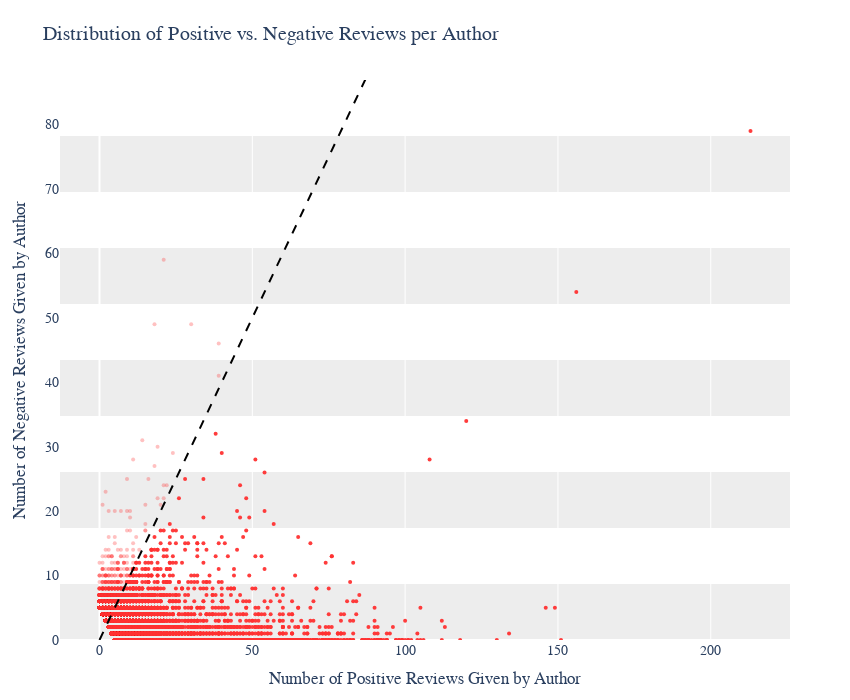

The cell this chart's notebook holds for it:
### Code cell
import pandas as pd
import plotly.graph_objects as go

# Step 1: Count positive/negative reviews per author directly using is_recommended
author_recommendation_counts = reviews_df.groupby('author_id')['is_recommended']\
    .value_counts().unstack(fill_value=0).reset_index()

# Ensure both columns exist
if 0 not in author_recommendation_counts.columns:
    author_recommendation_counts[0] = 0
if 1 not in author_recommendation_counts.columns:
    author_recommendation_counts[1] = 0

# Rename columns for clarity
author_recommendation_counts = author_recommendation_counts.rename(
    columns={1: 'positive_reviews', 0: 'negative_reviews'}
)

# Filter authors with at least 5 total reviews
author_recommendation_counts['total_reviews'] = (
    author_recommendation_counts['positive_reviews'] +
    author_recommendation_counts['negative_reviews']
)
filtered = author_recommendation_counts[author_recommendation_counts['total_reviews'] >= 5].copy()

# Identify whether each author is below the y = x diagonal
filtered['is_below_diagonal'] = filtered['negative_reviews'] > filtered['positive_reviews']
below = filtered[filtered['is_below_diagonal']]
above = filtered[~filtered['is_below_diagonal']]

# Step 2: Build the scatter plot
fig = go.Figure()

# Opaque red points (on or above y = x)
fig.add_trace(go.Scatter(
    x=above['positive_reviews'],
    y=above['negative_reviews'],
    mode='markers',
    marker=dict(
        size=4,
        color='rgba(255, 50, 50, 0.95)',
        line=dict(width=0)
    ),
    text=above['author_id'],
    hovertemplate='Author ID: %{text}<br>Positive: %{x}<br>Negative: %{y}<extra></extra>',
    name='Above or On y = x'
))

# Transparent red points (below y = x)
fig.add_trace(go.Scatter(
    x=below['positive_reviews'],
    y=below['negative_reviews'],
    mode='markers',
    marker=dict(
        size=4,
        color='rgba(255, 50, 50, 0.3)',
        line=dict(width=0)
    ),
    text=below['author_id'],
    hovertemplate='Author ID: %{text}<br>Positive: %{x}<br>Negative: %{y}<extra></extra>',
    name='Below y = x'
))

# Step 3: Add y = x reference line
max_val = max(filtered['positive_reviews'].max(), filtered['negative_reviews'].max())
fig.add_trace(go.Scatter(
    x=[0, max_val],
    y=[0, max_val],
    mode='lines',
    line=dict(color='black', dash='dash'),
    name='y = x'
))

# Step 4: Create alternating horizontal background bands
y_max = filtered['negative_reviews'].max() * 1.1
band_count = 10
band_height = y_max / band_count
band_shapes = []

for i in range(0, band_count, 2):
    band_shapes.append(dict(
        type='rect',
        xref='paper', yref='y',
        x0=0, x1=1,
        y0=i * band_height,
        y1=(i + 1) * band_height,
        fillcolor='rgba(0, 0, 0, 0.07)',
        layer='below',
        line_width=0
    ))

# Step 5: Final layout settings
fig.update_layout(
    title='Distribution of Positive vs. Negative Reviews per Author',
    xaxis_title='Number of Positive Reviews Given by Author',
    yaxis=dict(
        title='Number of Negative Reviews Given by Author',
        range=[0, y_max],
        showgrid=False
    ),
    plot_bgcolor='white',
    height=700,
    width=850,
    font=dict(family='Arial', size=14),
    margin=dict(t=80, b=60, l=60, r=60),
    showlegend=False,
    shapes=band_shapes
)

fig.show()

### Figure 1 — Plotly figure (JSON) as saved in the notebook; plotly's stock layout.template omitted (floating-point values rounded to 4 significant figures; data arrays with more than 128 entries replaced by an {"elided": "..."} marker saying what was removed)
{"data": [{"hovertemplate": "Author ID: %{text}<br>Positive: %{x}<br>Negative: %{y}<extra></extra>", "marker": {"color": "rgba(255, 50, 50, 0.95)", "line": {"width": 0}, "size": 4}, "mode": "markers", "name": "Above or On y = x", "text": {"elided": "33503 str values"}, "type": "scatter", "x": {"elided": "33503 int values"}, "y": {"elided": "33503 int values"}}, {"hovertemplate": "Author ID: %{text}<br>Positive: %{x}<br>Negative: %{y}<extra></extra>", "marker": {"color": "rgba(255, 50, 50, 0.3)", "line": {"width": 0}, "size": 4}, "mode": "markers", "name": "Below y = x", "text": {"elided": "2612 str values"}, "type": "scatter", "x": {"elided": "2612 int values"}, "y": {"elided": "2612 int values"}}, {"line": {"color": "black", "dash": "dash"}, "mode": "lines", "name": "y = x", "type": "scatter", "x": [0, 213], "y": [0, 213]}], "layout": {"font": {"family": "Arial", "size": 14}, "height": 700, "margin": {"b": 60, "l": 60, "r": 60, "t": 80}, "plot_bgcolor": "white", "shapes": [{"fillcolor": "rgba(0, 0, 0, 0.07)", "layer": "below", "line": {"width": 0}, "type": "rect", "x0": 0, "x1": 1, "xref": "paper", "y0": 0, "y1": 8.69, "yref": "y"}, {"fillcolor": "rgba(0, 0, 0, 0.07)", "layer": "below", "line": {"width": 0}, "type": "rect", "x0": 0, "x1": 1, "xref": "paper", "y0": 17.38, "y1": 26.07, "yref": "y"}, {"fillcolor": "rgba(0, 0, 0, 0.07)", "layer": "below", "line": {"width": 0}, "type": "rect", "x0": 0, "x1": 1, "xref": "paper", "y0": 34.76, "y1": 43.45, "yref": "y"}, {"fillcolor": "rgba(0, 0, 0, 0.07)", "layer": "below", "line": {"width": 0}, "type": "rect", "x0": 0, "x1": 1, "xref": "paper", "y0": 52.14, "y1": 60.83, "yref": "y"}, {"fillcolor": "rgba(0, 0, 0, 0.07)", "layer": "below", "line": {"width": 0}, "type": "rect", "x0": 0, "x1": 1, "xref": "paper", "y0": 69.52, "y1": 78.21, "yref": "y"}], "showlegend": false, "title": {"text": "Distribution of Positive vs. Negative Reviews per Author"}, "width": 850, "xaxis": {"title": {"text": "Number of Positive Reviews Given by Author"}}, "yaxis": {"range": [0, 86.9], "showgrid": false, "title": {"text": "Number of Negative Reviews Given by Author"}}}}
